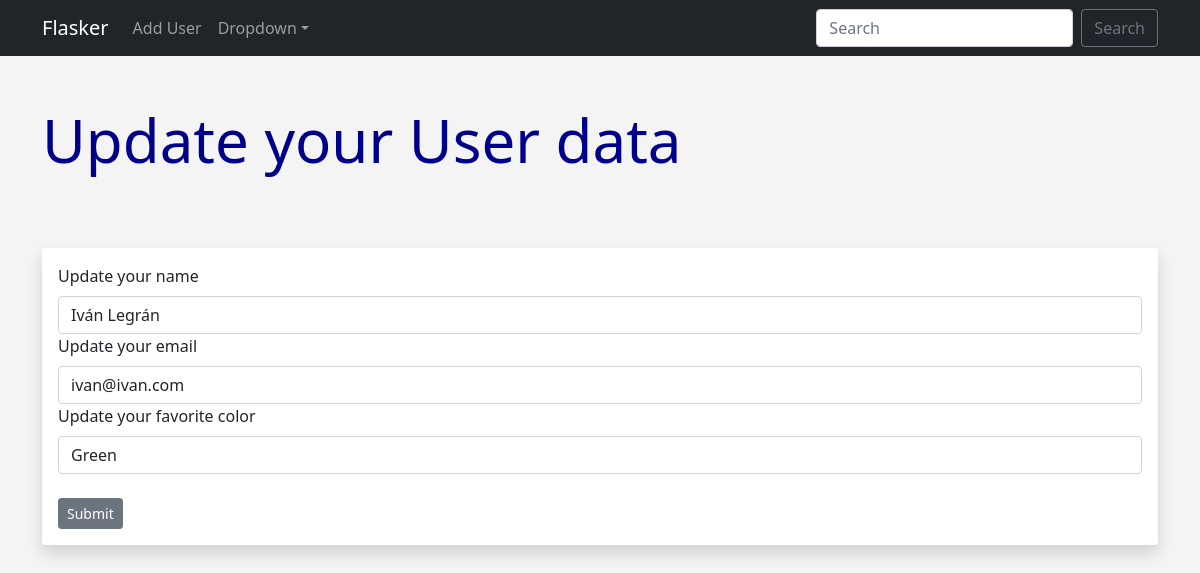
The page /user/update/2 on the database its author committed.
### app.py (models this page shows, shortened)
class Users(db.Model):
    id = db.Column(db.Integer, primary_key=True)
    name = db.Column(db.String(50), nullable=False)
    email = db.Column(db.String(50), nullable=False, unique=True)
    favorite_color = db.Column(db.String(50))
    date_added = db.Column(db.DateTime, default=datetime.utcnow)

### app.py (the view)
@app.route('/user/update/<int:id>', methods=['GET', 'POST'])
def update_user(id):
    user = Users.query.get_or_404(id)
    form = UserForm()
    if request.method == 'POST':
        if form.validate_on_submit():
            user.name = form.name.data
            user.email = form.email.data
            user.favorite_color = form.favorite_color.data
            db.session.commit()
            flash('User updated successfully!', 'success')
            return redirect(url_for('add_user'))
        else:
            flash('Error updating user!', 'danger')
    elif request.method == 'GET':
        return render_template('update_user.html', form=form, user=user)

### app.py
class UserForm(FlaskForm):
    name = StringField('What is your name?', validators=[DataRequired()])
    email = StringField('What is your email?',
                        validators=[Email(), DataRequired()])
    favorite_color = StringField('What is your favorite color?')
    submit = SubmitField('Submit')

### templates/update_user.html (shortened to what this page needs)
{% extends 'base.html' %}
{% block content %}
<h1 class="my-5">Update your User data</h1>
<br>
<div class="shadow p-3 mb-5 bg-body rounded">
    <form action="/user/update/{{ user.id }}" method="post">
        {{ form.name.label('Update your name',class='form-label') }}
        {{ form.name(class='form-control', value=user.name) }}
        {{ form.email.label('Update your email',class='form-label') }}
        {{ form.email(class='form-control', value=user.email) }}
        {{ form.favorite_color.label('Update your favorite color',class='form-label') }}
        {{ form.favorite_color(class='form-control', value=user.favorite_color) }}
        <br>
        {{ form.submit(class='btn btn-secondary btn-sm') }}
    </form>
</div>
{% endblock content %}

### static/css/style.css (style rules this page uses)
h1 { color: darkblue; font-size: 60px; }
body { background-color: #f4f4f4; }

### rows shown on the page
Users: name "Iván Legrán", email "ivan@ivan.com", favorite_color "Green"
